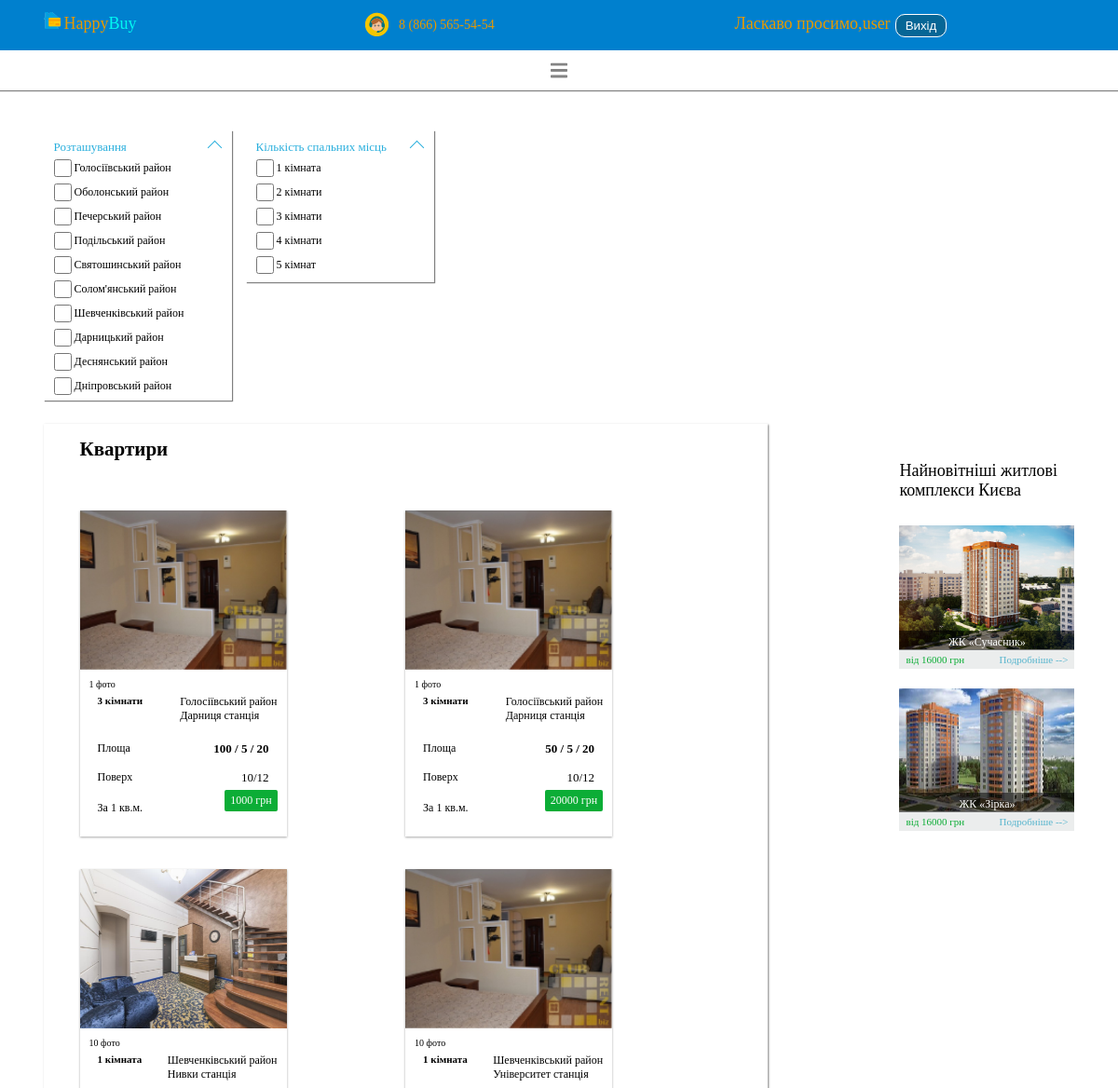
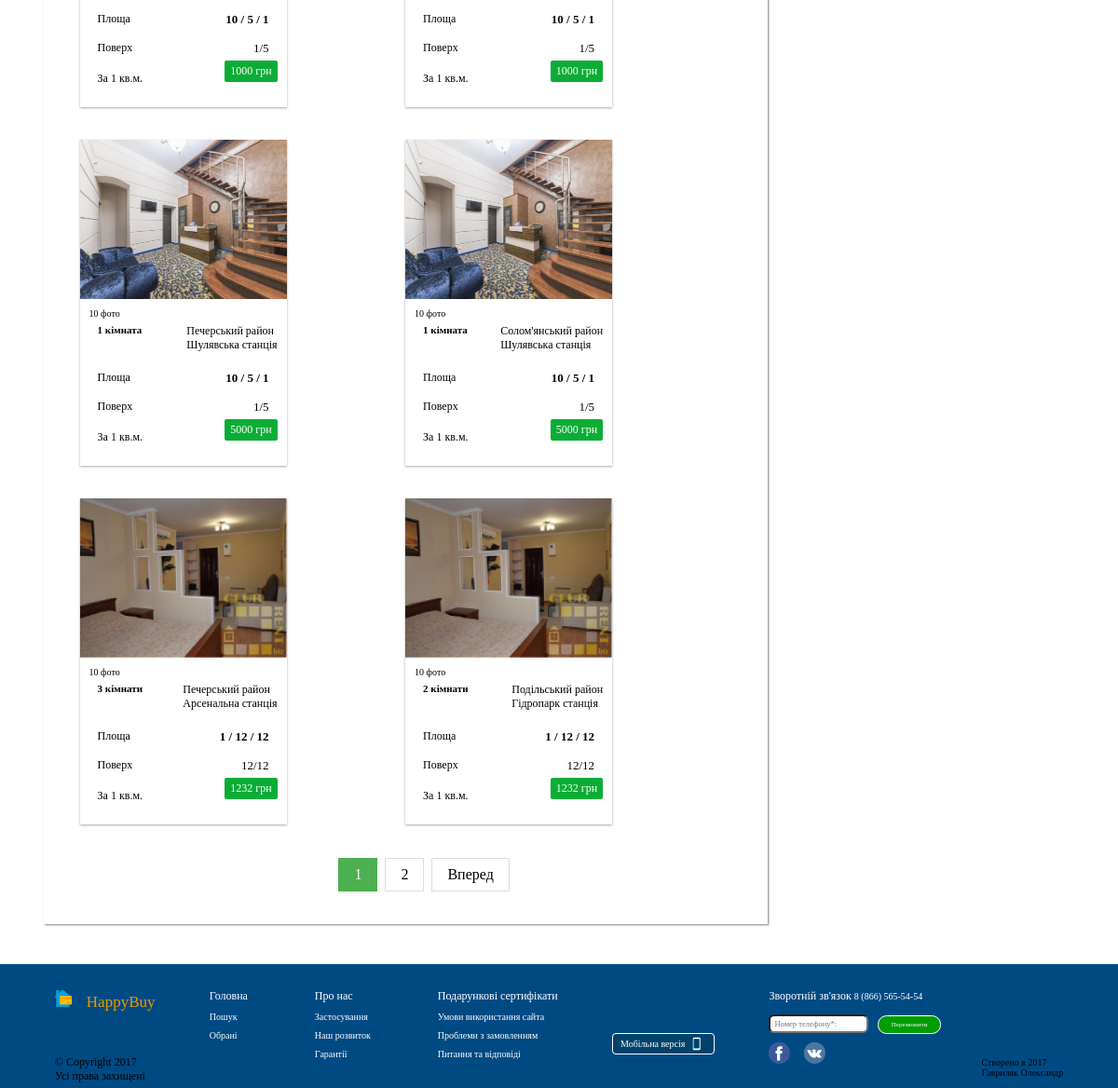
The page /main (signed in) on the database its author committed (2 pictures, top to bottom).
### tables this page shows
CREATE TABLE `arealocations` (
  `Id` int(11) NOT NULL,
  `Text` varchar(200) NOT NULL
);

CREATE TABLE `rooms` (
  `Id` int(11) NOT NULL,
  `Text` text NOT NULL
);

CREATE TABLE `apartments` (
  `Id` int(11) NOT NULL,
  `mainImage` varchar(200) NOT NULL,
  `countImage` int(20) NOT NULL,
  `room_Id` int(10) NOT NULL,
  `areaLocation_Id` int(11) NOT NULL,
  `metro_Id` int(11) NOT NULL,
  `areaGeneral` int(11) NOT NULL,
  `areaKitchen` int(11) NOT NULL,
  `areaLiving` int(11) NOT NULL,
  `floor` int(11) NOT NULL,
  `floorGeneral` int(11) NOT NULL,
  `price` int(11) NOT NULL
);

CREATE TABLE `metro` (
  `Id` int(11) NOT NULL,
  `Text` varchar(100) NOT NULL
);

### Controllers/HomeController.php (called while the page is built, shortened)
<?php
class HomeController extends Controller
{
    public function IndexAction()
    {
        $this->route['action'] = "main";
        $pagination = new Pagination($this->route, Apartment::takeAllCount());
        $items = $this->initModelForOnePage();
        $districts = AreaLocation::takeAll();
        $rooms = Room::takeAll();
        $vars = [
            'pagination' => $pagination->get(),
            'items' => $items,
            'districts' => $districts,
            'rooms' => $rooms
        ];
        $this->view->render('Головна сторінка', $vars);
    }
    private function initModelForOnePage()
    {
        $items = Apartment::getList($this->route);
        Apartment::includeAllRelations($items);
        return $items;
    }
}

### index.php (called while the page is built, shortened)
<?php
spl_autoload_register(function ($class) {
    $path = str_replace('\\', '/', $class . '.php');
});
class Startup
{
    protected $router;
    public function __construct()
    {
        $this->Run();
    }
    public function Configure()
    {
        $this->router = new Router($_SERVER['REQUEST_URI'], $_SERVER['REQUEST_METHOD']);
    }
    public function Run()
    {
        $this->router->run();
    }
}
$startup = new Startup();

### core/DataLib/SQLBuilder.php (called while the page is built, shortened)
<?php
class SQLBuilder implements CRUD
{
    private $settings = [
        "host" => "127.0.0.1",
        "database" => "happybuy",
        "username" => "root",
        "password" => "",
        "options" => [
            PDO::ATTR_ERRMODE => PDO::ERRMODE_EXCEPTION,
            PDO::ATTR_DEFAULT_FETCH_MODE => PDO::FETCH_ASSOC,
            PDO::ATTR_EMULATE_PREPARES => false]
    ];
    private $dbh = null, $table, $columns, $sql, $bindValues, $getSQL,
        $className, $where, $orWhere, $whereCount = 0, $isOrWhere = false,
        $rowCount = 0, $limit, $orderBy, $lastIDInserted = 0;
    public function __construct()
    {
        try {
            $this->dbh = new PDO("mysql:host=" . $this->settings['host'] . ";dbname=" . $this->settings['database'] . ";charset=utf8",
                $this->settings['username'], $this->settings['password'], $this->settings['options']);
            return $this;
        } catch (Exception $e) {
            die("Error establishing a database connection.");
        }
    }
    public function query($query, $args = [])
    {
        $query = trim($query);
        $this->bindValues = $args;
        return $this;
    }
    private function resetQuery()
    {
        $this->table = null;
        $this->columns = null;
        $this->sql = null;
        $this->bindValues = null;
        $this->className = null;
        $this->limit = null;
        $this->orderBy = null;
        $this->where = null;
        $this->whereCount = 0;
    }
    public function exec()
    {
        $stmt = $this->dbh->prepare($this->sql);
        $stmt->execute($this->bindValues);
        return $stmt->rowCount();
    }
    public function table($table_name)
    {
        $this->table = $table_name;
        return $this;
    }
    public function className($className)
    {
        $this->className = $className;
        return $this;
    }
    public function where()
    {
        $num_args = func_num_args();
        $args = func_get_args();
        if ($num_args == 1) {
            if (is_numeric($args[0])) {
                $this->where .= "`id` = ?";
                $this->bindValues[] = $args[0];
            }
        } elseif ($num_args == 3) {
            $this->where .= "`" . trim($args[0]) . "` " . $args[1] . " ?";
            $this->bindValues[] = $args[2];
        }
        return $this;
    }
    private function firstOrAddWhereWithAnd()
    {
        if ($this->whereCount == 0) {
            $this->where .= " WHERE ";
            $this->whereCount += 1;
        } else {
            $this->where .= " AND ";
        }
    }
    public function get()
    {
        $stmt = $this->executeQuery();
        if ($stmt->rowCount() > 0)
            return $stmt->fetch();
        return false;
    }
    public function getAll()
    {
        $stmt = $this->executeQuery();
        return $stmt->fetchAll();
    }
    private function executeQuery()
    {
        $stmt = $this->dbh->prepare($this->sql);
        if ($this->className !== null)
            $stmt->setFetchMode(PDO::FETCH_CLASS, $this->className);
        $stmt->execute($this->bindValues);
        return $stmt;
    }
    private function buildQuery()
    {
        if ($this->columns === null) {
            $select = "*";
        } else {
            $select = $this->columns;
        }
        $this->sql = "SELECT " . $select . " FROM `" . $this->table . "`";
        if ($this->where !== null) {
            $this->sql .= $this->where;
        }
        if ($this->orderBy !== null) {
            $this->sql .= $this->orderBy;
        }
        if ($this->limit !== null) {
            $this->sql .= $this->limit;
        }
    }
    public function orderBy($field_name, $order = 'ASC')
    {
        $field_name = trim($field_name);
        $order = trim(strtoupper($order));
        if ($field_name !== null && ($order == 'ASC' || $order == 'DESC')) {
            if ($this->orderBy == null) {
                $this->orderBy = " ORDER BY $field_name $order";
            } else {
                $this->orderBy .= ", $field_name $order";
            }
        }
        return $this;
    }
    public function limit($start, $end)
    {
        $this->limit = " LIMIT " . $start . "," . $end;
        return $this;
    }
}

### core/DataLib/ORM.php (called while the page is built, shortened)
<?php
abstract class ORM
{
    static protected function setup()
    {
        $db = new SQLBuilder();
        $table = get_called_class()::getNameInDatabase();
        $db->table($table);
        $db->className(get_called_class());
        return $db;
    }
    public function include($object)
    {
        $db = new SQLBuilder();
        $table = $object::getNameInDatabase();
        $db->table($table);
        $db->className(get_class($object));
        $nameClass = join('', array_slice(explode('\\', get_class($object)), -1));
        $nameField = lcfirst($nameClass);
        $nameFieldId = $nameField . "_Id";
        $field = $this->__get($nameFieldId);
        $db->where($field);
        $this->$nameField = $db->get();
        return $this;
    }
    public static function takeAllCount()
    {
        $db = new SQLBuilder();
        $table = get_called_class()::getNameInDatabase();
        $res = $db->query("SELECT count(*)")->table($table)->exec();
        return $res;
    }
    public static function takeAll()
    {
        $db = self::setup();
        $res = $db->getAll();
        return $res;
    }
}

### Model/Metro.php (called while the page is built, shortened)
<?php
class Metro extends ORM
{
    protected $Text;
    public function getText()
    {
        return $this->Text;
    }
    public static function getNameInDatabase()
    {
        return "Metro";
    }
}

### Model/Apartment.php (the view, shortened to what this page needs)
<?php
class Apartment extends ORM implements IToHtml
{
    protected $mainImage;
    protected $countImage;
    protected $areaGeneral;
    protected $areaKitchen;
    protected $areaLiving;
    protected $floor;
    protected $floorGeneral;
    protected $price;
    public static function includeAllRelations($items)
    {
        try {
            foreach ($items as $item) {
                $item->include(new Room())->include(new Metro())->include(new AreaLocation());
            }
        } catch (Exception $e) {
            echo $e->getMessage();
        }
        return $items;
    }
    public function __get($property)
    {
        if (property_exists($this, $property)) {
            return $this->$property;
        }
        return null;
    }
    public static function getList($route)
    {
        $db = new SQLBuilder();
        $max = 8;
        $start = (($route['page'] ?? 1) - 1) * $max;
        return $db->table("apartments")->className(get_called_class())->orderBy("Id", "DESC")->limit($start, $max)->getAll();
    }
    public function getMainImage()
    {
        return "../images/{$this->mainImage}";
    }
    public function ToHtml()
    {
        ?>
        <div class="col-xsm-12 col-sm-6 col-md-4 col-lg-3">
            <div class="content-item">
                <form method="GET" class="form_favourite" action="/apartment" onclick="submit()">
                    <div class="mainImage"><img src="<?= $this->getMainImage() ?>" class="image-for-content"/></div>
                    <div class="content">
                        <div class="count-photo"><a href="#"><?= $this->countImage ?> фото</a></div>
                        <div class="option">
                            <div class="count-room">
                                <strong><?= $this->room != null ? $this->room->getText() : "Undefined" ?></strong></div>
                            <div class="content-location">
                                <?= $this->areaLocation != null ? $this->areaLocation->getText() : "Undefined" ?>
                                район<br/>
                                <?= $this->metro != null ? $this->metro->getText() : "Undefined" ?> станція
                            </div>
                        </div>
                        <div class="option">
                            <div class="apartment-item">Площа</div>
                            <div class="apartment-item-value"><strong>
                                    <?= $this->areaGeneral ?> /
                                    <?= $this->areaKitchen ?> /
                                    <?= $this->areaLiving ?></strong></div>
                        </div>
                        <div class="option">
                            <div class="apartment-item">Поверх</div>
                            <div class="apartment-item-value"><?= $this->floor ?>/<?= $this->floorGeneral ?>
                            </div>
                        </div>
                        <div class="option">
                            <div class="count-for-one-meter apartment-item ">За 1 кв.м.</div>
                            <input class="btn-buy" type="submit" value="<?= $this->price ?> грн"/>
                        </div>
                    </div>
                </form>
            </div>
        </div>
        <?php
    }
        ?>
        <?php
    static function getNameInDatabase()
    {
        return "apartments";
    }
}

### Views/Home/index.php (shortened to what this page needs)
<main>
    <div class="leftPanel">
        <form id="filterForm">
            <div class="location">
                <div class="title">
                    <div class="title-head">Розташування</div>
                    <div class="icon-arrow"></div>
                </div>
                <?php
                foreach ($districts as $district) {
                    $district->ToHtml();
                } ?>
            </div>
            <div class="count-place">
                <div class="title">
                    <div class="title-head">Кількість спальних місць</div>
                    <div class="icon-arrow"></div>
                </div>
                <?php
                foreach ($rooms as $room) {
                    $room->ToHtml();
                } ?>
            </div>
        </form>
    </div>
    <div class="main">
        <h1>Квартири</h1>
        <div class="searching-panel" id="choosedPanel">
        </div>
        <br/>
        <div class="row" id="apartments">
            <?php
            foreach ($items as $item) {
                $item->ToHtml();
            }
            ?>
            <div class="center">
                <?php echo $pagination; ?>
            </div>
        </div>
    </div>
    <div class="new-houses">
        <span>Найновітніші житлові комплекси Києва</span>
        <div class="building">
            <img src="../../images/bud1.png"/>
            <div class="discription-build">ЖК «Сучасник» <br/>р-н Солом’янський,<br/> вул. Борщагівська 7</div>
            <div class="down-building">
                <div class="count-building">від 16000 грн</div>
                <div class="more-info"><a href="#">Подробніше --></a></div>
            </div>
        </div>
        <div class="building">
            <img src="../../images/bud2.png"/>
            <div class="discription-build">ЖК «Зірка» <br/>р-н Солом’янський,<br/> вул. Борщагівська 7</div>
            <div class="down-building">
                <div class="count-building">від 16000 грн</div>
                <div class="more-info"><a href="#">Подробніше --></a></div>
            </div>
        </div>
    </div>
</main>

### Model/AreaLocation.php (shortened to what this page needs)
<?php
class AreaLocation extends ORM implements IToHTML
{
    protected $Id;
    protected $Text;
    public function getText()
    {
        return $this->Text;
    }
    static function getNameInDatabase()
    {
        return "arealocations";
    }
    public function ToHtml()
    {
        ?>
        <div class="items">
            <input class="checked-items" type="checkbox" name="areaLocation_Id"
                   id="<?= "area" . $this->Id ?>" value="<?= $this->Id ?>">
            <label for="<?= "area" . $this->Id ?>" id="<?= "area" . $this->Id . "value" ?>"><?= $this->GetText() ?>
                район</label>
        </div>
        <?php
    }
}

### Model/Room.php (shortened to what this page needs)
<?php
class Room extends ORM implements IToHTML
{
    protected $Id;
    protected $Text;
    public function getText()
    {
        return $this->Text;
    }
    static function getNameInDatabase()
    {
        return "rooms";
    }
    public function ToHtml()
    {
        ?>
        <div class="items">
            <input class="checked-items"
                   id="<?= "room" . $this->Id ?>"
                   type="checkbox"
                   name="room_Id"
                   value="<?= $this->Id ?>">
            <label for="<?= "room" . $this->Id ?>"
                   id="<?= "room" . $this->Id ?>value"><?= $this->getText() ?></label>
        </div>
        <?php
    }
}

### rows shown on the page
arealocations: Text "Голосіївський"
arealocations: Text "Оболонський"
arealocations: Text "Печерський"
arealocations: Text "Подільський"
arealocations: Text "Святошинський"
arealocations: Text "Солом'янський"
arealocations: Text "Шевченківський"
arealocations: Text "Дарницький"
arealocations: Text "Деснянський"
arealocations: Text "Дніпровський"
rooms: Text "1 кімната"
rooms: Text "2 кімнати"
rooms: Text "3 кімнати"
rooms: Text "4 кімнати"
rooms: Text "5 кімнат"
apartments: mainImage (picture), countImage "1", room_Id.Text "3 кімнати", areaLocation_Id.Text "Голосіївський", metro_Id.Text "Дарниця", areaGeneral "100", areaKitchen "5", areaLiving "20", floor "10", floorGeneral "12", price "1000 грн"
apartments: countImage "1", room_Id.Text "3 кімнати", areaLocation_Id.Text "Голосіївський", metro_Id.Text "Дарниця", areaGeneral "50", areaKitchen "5", areaLiving "20", floor "10", floorGeneral "12", price "20000 грн"
apartments: mainImage (picture), countImage "10", room_Id.Text "1 кімната", areaLocation_Id.Text "Шевченківський", metro_Id.Text "Нивки", areaGeneral "10", areaKitchen "5", areaLiving "1", floor "1", floorGeneral "5", price "1000 грн"
apartments: countImage "10", room_Id.Text "1 кімната", areaLocation_Id.Text "Шевченківський", metro_Id.Text "Університет", areaGeneral "10", areaKitchen "5", areaLiving "1", floor "1", floorGeneral "5", price "1000 грн"
apartments: mainImage (picture), countImage "10", room_Id.Text "1 кімната", areaLocation_Id.Text "Печерський", metro_Id.Text "Шулявська", areaGeneral "10", areaKitchen "5", areaLiving "1", floor "1", floorGeneral "5", price "5000 грн"
apartments: mainImage (picture), countImage "10", room_Id.Text "1 кімната", areaLocation_Id.Text "Солом'янський", metro_Id.Text "Шулявська", areaGeneral "10", areaKitchen "5", areaLiving "1", floor "1", floorGeneral "5", price "5000 грн"
apartments: countImage "10", room_Id.Text "3 кімнати", areaLocation_Id.Text "Печерський", metro_Id.Text "Арсенальна", areaGeneral "1", areaKitchen "12", areaLiving "12", floor "12", floorGeneral "12", price "1232 грн"
apartments: countImage "10", room_Id.Text "2 кімнати", areaLocation_Id.Text "Подільський", metro_Id.Text "Гідропарк", areaGeneral "1", areaKitchen "12", areaLiving "12", floor "12", floorGeneral "12", price "1232 грн"

### other values the page prints
$user['login'] "user"
$text "Вперед"
